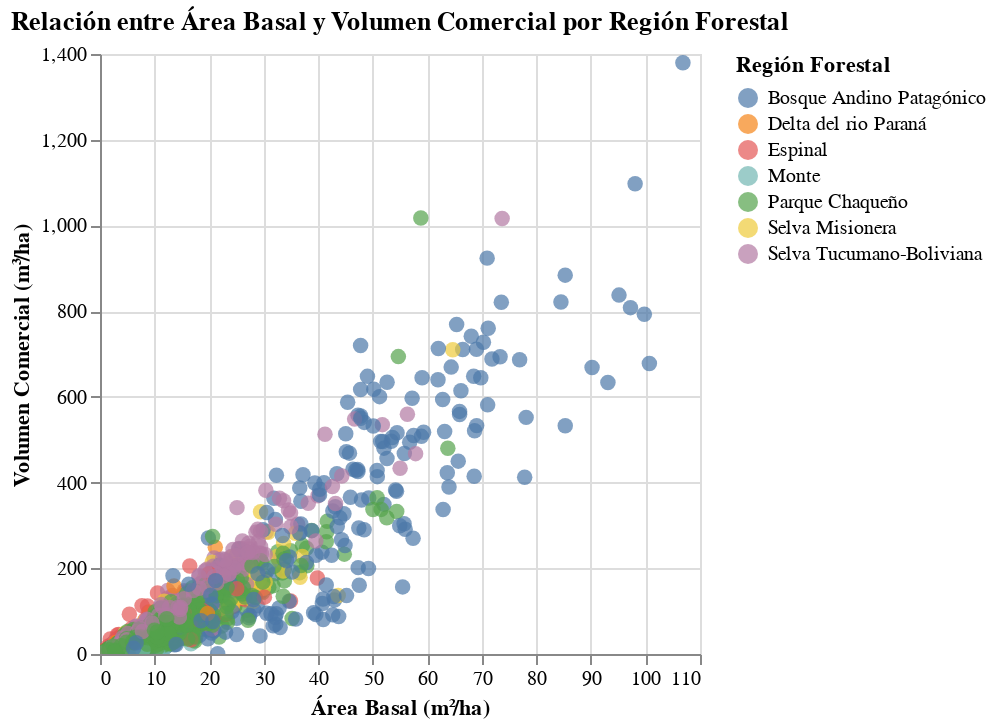

The code cell stored with this chart in its notebook:
### Markdown cell above
### ==========================================================================
### Segmento especial de ejemplo con formato accesible para usuarios con discapacidad visual:
### =============================================================================

### Code cell
import altair as alt
from IPython.display import Markdown, Audio
from gtts import gTTS

# ejemplo, uso las columnas 'REGION_NOMBRE', 'VOL_M3_HA', 'AREA_BASAL_UM_HA', 'CANTIDAD_IND_VIVOS_HA'
df = df_general_c[['REGION_NOMBRE', 'VOL_M3_HA', 'AREA_BASAL_UM_HA', 'CANTIDAD_IND_VIVOS_HA']].dropna()

# Creamos gráfico accesible con Altair
chart = alt.Chart(df).mark_circle(size=60).encode(
    x=alt.X('AREA_BASAL_UM_HA', title='Área Basal (m²/ha)'),
    y=alt.Y('VOL_M3_HA', title='Volumen Comercial (m³/ha)'),
    color=alt.Color('REGION_NOMBRE', title='Región Forestal'),
    tooltip=['REGION_NOMBRE', 'VOL_M3_HA', 'AREA_BASAL_UM_HA', 'CANTIDAD_IND_VIVOS_HA']
).properties(
    title='Relación entre Área Basal y Volumen Comercial por Región Forestal',
    description='Cada punto representa una unidad de muestreo forestal. El eje X muestra el área basal, y el eje Y el volumen comercial. Los colores indican distintas regiones forestales.'
).interactive()

chart.display()

# Resumen narrativo textual
media_vol = df['VOL_M3_HA'].mean()
media_area = df['AREA_BASAL_UM_HA'].mean()
media_individuos = df['CANTIDAD_IND_VIVOS_HA'].mean()

resumen = f"""
### Resumen accesible de datos forestales:

- El **volumen comercial promedio** por hectárea es de **{media_vol:.2f} m³/ha**.
- El **área basal promedio** por hectárea es de **{media_area:.2f} m²/ha**.
- La **cantidad promedio de individuos vivos** es de **{media_individuos:.0f} por hectárea**.
"""

display(Markdown(resumen))

# Generamos audio con gTTS (aqui también se puede describir el gráfico de ser necesario):
texto_audio = f"""El volumen comercial promedio por hectárea es de {media_vol:.2f} metros cúbicos.
El área basal promedio es de {media_area:.2f} metros cuadrados por hectárea.
La cantidad de individuos vivos promedio es de {media_individuos:.0f} por hectárea."""

tts = gTTS(text=texto_audio, lang='es')
tts.save("audio_resumen.mp3")
Audio("audio_resumen.mp3")

### Figure 1 — Vega-Lite specification as saved in the notebook (floating-point values rounded to 4 significant figures; data arrays with more than 128 entries replaced by an {"elided": "..."} marker saying what was removed)
{"config": {"view": {"continuousWidth": 300, "continuousHeight": 300}}, "data": {"name": "data-cc87f7ac44396bdcaca5a7fd54710ddf"}, "mark": {"type": "circle", "size": 60}, "description": "Cada punto representa una unidad de muestreo forestal. El eje X muestra el área basal, y el eje Y el volumen comercial. Los colores indican distintas regiones forestales.", "encoding": {"color": {"field": "REGION_NOMBRE", "title": "Región Forestal", "type": "nominal"}, "tooltip": [{"field": "REGION_NOMBRE", "type": "nominal"}, {"field": "VOL_M3_HA", "type": "quantitative"}, {"field": "AREA_BASAL_UM_HA", "type": "quantitative"}, {"field": "CANTIDAD_IND_VIVOS_HA", "type": "quantitative"}], "x": {"field": "AREA_BASAL_UM_HA", "title": "Área Basal (m²/ha)", "type": "quantitative"}, "y": {"field": "VOL_M3_HA", "title": "Volumen Comercial (m³/ha)", "type": "quantitative"}}, "params": [{"name": "param_5", "select": {"type": "interval", "encodings": ["x", "y"]}, "bind": "scales"}], "title": "Relación entre Área Basal y Volumen Comercial por Región Forestal", "$schema": "https://vega.github.io/schema/vega-lite/v5.20.1.json", "datasets": {"data-cc87f7ac44396bdcaca5a7fd54710ddf": {"elided": "3795 records"}}}
